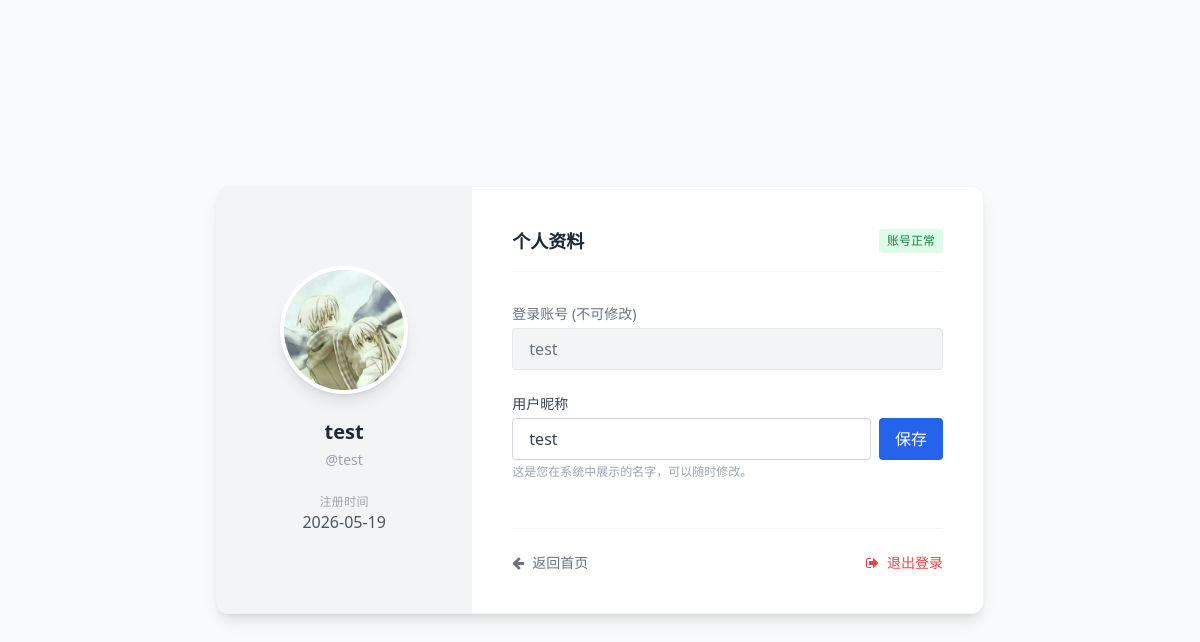
Screenshot of /profile (signed in) with the database file from the repository.
### app/models.py (models this page shows, shortened)
class User(db.Model, UserMixin):
    id = db.Column(db.Integer, primary_key=True)
    username = db.Column(db.String(20), unique=True, nullable=False)
    nickname = db.Column(db.String(50), nullable=True)
    password = db.Column(db.String(60), nullable=False)
    join_date = db.Column(db.DateTime, default=datetime.utcnow)
    image_file = db.Column(db.String(20), nullable=False, default='user.jpg')

### app/routes.py (the view)
@app.route("/profile")
@login_required
def profile():
    return render_template("profile.html")

### app/models.py (called while the page is built)
@login_manager.user_loader
def load_user(user_id):
    return User.query.get(int(user_id))

### app/templates/profile.html (shortened to what this page needs)
<!DOCTYPE html>
<html lang="zh">
<head>
    <script src="https://cdn.tailwindcss.com"></script>
    <link href="https://cdn.jsdelivr.net/npm/font-awesome@4.7.0/css/font-awesome.min.css" rel="stylesheet">
</head>
<body class="bg-gray-50 h-screen flex items-center justify-center font-sans text-gray-700">
    <div class="bg-white rounded-xl shadow-lg border border-gray-100 w-full max-w-3xl flex overflow-hidden">
        <div class="w-1/3 bg-gray-100 border-r border-gray-100 p-8 flex flex-col items-center justify-center">
            <div class="relative group w-32 h-32 mx-auto mb-6">
                <div class="w-32 h-32 rounded-full border-4 border-white shadow-lg overflow-hidden bg-white">
                    <img src="{{ url_for('static', filename=current_user.image_file) }}"
                         alt="Avatar" class="w-full h-full object-cover">
                </div>
            </div>
            <h2 class="text-xl font-bold text-gray-800">{{ current_user.nickname }}</h2>
            <p class="text-sm text-gray-400 mt-1">@{{ current_user.username }}</p>
            <div class="mt-6 w-full text-center">
                <p class="text-xs text-gray-400 uppercase tracking-wide">注册时间</p>
                <p class="font-medium text-gray-600">
                    {{ current_user.join_date.strftime('%Y-%m-%d') if current_user.join_date else '2026-01-01' }}
                </p>
            </div>
        </div>
        <div class="w-2/3 p-10 relative">
            <div class="flex justify-between items-center mb-8 pb-4 border-b border-gray-100">
                <h3 class="text-lg font-bold text-gray-800">个人资料</h3>
                <span class="bg-green-100 text-green-700 text-xs px-2 py-1 rounded font-medium">账号正常</span>
            </div>
            <form action="/update_profile" method="POST" class="space-y-6">
                <div>
                    <label class="block text-sm font-medium text-gray-500 mb-1">登录账号 (不可修改)</label>
                    <input type="text" value="{{ current_user.username }}" disabled
                           class="w-full px-4 py-2 bg-gray-100 border border-gray-200 rounded text-gray-500 cursor-not-allowed">
                </div>
                <div>
                    <label class="block text-sm font-medium text-gray-700 mb-1">用户昵称</label>
                    <div class="flex space-x-2">
                        <input type="text" name="nickname" value="{{ current_user.nickname }}" required
                               class="flex-1 px-4 py-2 border border-gray-300 rounded focus:ring-2 focus:ring-blue-500 focus:border-blue-500 outline-none transition-all">
                        <button type="submit" class="bg-blue-600 hover:bg-blue-700 text-white px-4 py-2 rounded transition-colors">
                            保存
                        </button>
                    </div>
                    <p class="text-xs text-gray-400 mt-1">这是您在系统中展示的名字，可以随时修改。</p>
                </div>
            </form>
            <div class="mt-12 pt-6 border-t border-gray-100 flex justify-between items-center">
                <a href="/" class="text-gray-500 hover:text-blue-600 text-sm font-medium transition-colors flex items-center">
                    <i class="fa fa-arrow-left mr-2"></i> 返回首页
                </a>
                <a href="/logout" class="text-red-500 hover:text-red-700 text-sm font-medium transition-colors flex items-center">
                    <i class="fa fa-sign-out mr-2"></i> 退出登录
                </a>
            </div>
        </div>
    </div>
</body>
</html>

### rows the page displays
User: image_file (placeholder picture), nickname "test", username "test", join_date "2026-05-19"
